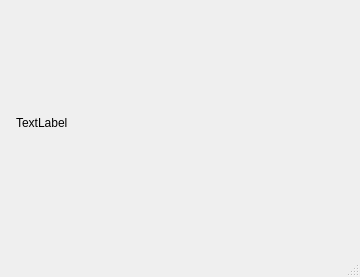
<?xml version="1.0" encoding="UTF-8"?>
<ui version="4.0">
 <class>MainWindow</class>
 <widget class="QMainWindow" name="MainWindow">
  <property name="geometry">
   <rect>
    <x>0</x>
    <y>0</y>
    <width>360</width>
    <height>277</height>
   </rect>
  </property>
  <property name="windowTitle">
   <string>MainWindow</string>
  </property>
  <widget class="QWidget" name="centralwidget">
   <widget class="QLabel" name="label">
    <property name="geometry">
     <rect>
      <x>16</x>
      <y>72</y>
      <width>331</width>
      <height>101</height>
     </rect>
    </property>
    <property name="text">
     <string>TextLabel</string>
    </property>
   </widget>
  </widget>
  <widget class="QMenuBar" name="menubar">
   <property name="geometry">
    <rect>
     <x>0</x>
     <y>0</y>
     <width>360</width>
     <height>21</height>
    </rect>
   </property>
  </widget>
  <widget class="QStatusBar" name="statusbar"/>
 </widget>
 <resources/>
 <connections/>
</ui>
